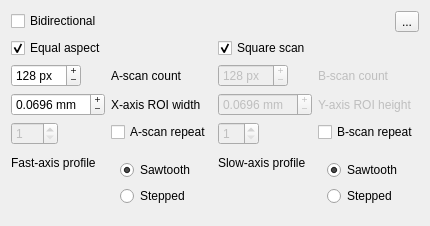
<?xml version="1.0" encoding="UTF-8"?>
<ui version="4.0">
 <class>DisplayWidget</class>
 <widget class="QWidget" name="DisplayWidget">
  <property name="geometry">
   <rect>
    <x>0</x>
    <y>0</y>
    <width>352</width>
    <height>171</height>
   </rect>
  </property>
  <layout class="QGridLayout" name="gridLayout">
   <item row="3" column="0">
    <layout class="QFormLayout" name="formX">
     <item row="0" column="0">
      <widget class="QSpinBox" name="spinACount">
       <property name="toolTip">
        <string>The number of A-scans in a B-scan</string>
       </property>
       <property name="buttonSymbols">
        <enum>QAbstractSpinBox::PlusMinus</enum>
       </property>
       <property name="suffix">
        <string> px</string>
       </property>
       <property name="minimum">
        <number>1</number>
       </property>
       <property name="maximum">
        <number>2400</number>
       </property>
       <property name="value">
        <number>128</number>
       </property>
      </widget>
     </item>
     <item row="0" column="1">
      <widget class="QLabel" name="labelACount">
       <property name="toolTip">
        <string>The number of A-scans in a B-scan</string>
       </property>
       <property name="text">
        <string>A-scan count</string>
       </property>
      </widget>
     </item>
     <item row="1" column="0">
      <widget class="QDoubleSpinBox" name="spinROIWidth">
       <property name="toolTip">
        <string>The length of the B-scan</string>
       </property>
       <property name="buttonSymbols">
        <enum>QAbstractSpinBox::PlusMinus</enum>
       </property>
       <property name="suffix">
        <string> mm</string>
       </property>
       <property name="decimals">
        <number>4</number>
       </property>
       <property name="minimum">
        <double>0.000100000000000</double>
       </property>
       <property name="singleStep">
        <double>0.001000000000000</double>
       </property>
       <property name="value">
        <double>0.069600000000000</double>
       </property>
      </widget>
     </item>
     <item row="1" column="1">
      <widget class="QLabel" name="labelROIWidth">
       <property name="toolTip">
        <string>The length of the B-scan</string>
       </property>
       <property name="text">
        <string>X-axis ROI width</string>
       </property>
      </widget>
     </item>
     <item row="2" column="0">
      <widget class="QSpinBox" name="spinARepeat">
       <property name="enabled">
        <bool>false</bool>
       </property>
       <property name="minimum">
        <number>1</number>
       </property>
       <property name="maximum">
        <number>999</number>
       </property>
      </widget>
     </item>
     <item row="2" column="1">
      <widget class="QCheckBox" name="checkARepeat">
       <property name="text">
        <string>A-scan repeat</string>
       </property>
      </widget>
     </item>
     <item row="3" column="0">
      <widget class="QLabel" name="labelFastAxisProfile">
       <property name="text">
        <string>Fast-axis profile</string>
       </property>
      </widget>
     </item>
     <item row="3" column="1">
      <widget class="QFrame" name="">
       <layout class="QVBoxLayout" name="FastAxisProfile">
        <item>
         <widget class="QRadioButton" name="radioXSaw">
          <property name="text">
           <string>Sawtooth</string>
          </property>
          <property name="checked">
           <bool>true</bool>
          </property>
          <property name="autoExclusive">
           <bool>true</bool>
          </property>
         </widget>
        </item>
        <item>
         <widget class="QRadioButton" name="radioXStep">
          <property name="text">
           <string>Stepped</string>
          </property>
          <property name="autoExclusive">
           <bool>true</bool>
          </property>
         </widget>
        </item>
       </layout>
      </widget>
     </item>
    </layout>
   </item>
   <item row="2" column="0">
    <widget class="QCheckBox" name="checkEqualAspect">
     <property name="text">
      <string>Equal aspect</string>
     </property>
     <property name="checked">
      <bool>true</bool>
     </property>
    </widget>
   </item>
   <item row="3" column="2">
    <layout class="QFormLayout" name="formY">
     <item row="0" column="0">
      <widget class="QSpinBox" name="spinBCount">
       <property name="enabled">
        <bool>false</bool>
       </property>
       <property name="toolTip">
        <string>The number of B-scans to acquire</string>
       </property>
       <property name="buttonSymbols">
        <enum>QAbstractSpinBox::PlusMinus</enum>
       </property>
       <property name="suffix">
        <string> px</string>
       </property>
       <property name="minimum">
        <number>1</number>
       </property>
       <property name="maximum">
        <number>3600</number>
       </property>
       <property name="value">
        <number>128</number>
       </property>
      </widget>
     </item>
     <item row="0" column="1">
      <widget class="QLabel" name="labelBcount">
       <property name="enabled">
        <bool>false</bool>
       </property>
       <property name="toolTip">
        <string>The number of B-scans to acquire</string>
       </property>
       <property name="text">
        <string>B-scan count</string>
       </property>
      </widget>
     </item>
     <item row="1" column="0">
      <widget class="QDoubleSpinBox" name="spinROIHeight">
       <property name="enabled">
        <bool>false</bool>
       </property>
       <property name="toolTip">
        <string>The width of the C-scan</string>
       </property>
       <property name="buttonSymbols">
        <enum>QAbstractSpinBox::PlusMinus</enum>
       </property>
       <property name="suffix">
        <string> mm</string>
       </property>
       <property name="decimals">
        <number>4</number>
       </property>
       <property name="minimum">
        <double>0.000100000000000</double>
       </property>
       <property name="singleStep">
        <double>0.001000000000000</double>
       </property>
       <property name="value">
        <double>0.069600000000000</double>
       </property>
      </widget>
     </item>
     <item row="1" column="1">
      <widget class="QLabel" name="labelROIHeight">
       <property name="enabled">
        <bool>false</bool>
       </property>
       <property name="toolTip">
        <string>The width of the C-scan</string>
       </property>
       <property name="text">
        <string>Y-axis ROI height</string>
       </property>
      </widget>
     </item>
     <item row="2" column="0">
      <widget class="QSpinBox" name="spinBRepeat">
       <property name="enabled">
        <bool>false</bool>
       </property>
       <property name="minimum">
        <number>1</number>
       </property>
      </widget>
     </item>
     <item row="2" column="1">
      <widget class="QCheckBox" name="checkBRepeat">
       <property name="text">
        <string>B-scan repeat</string>
       </property>
      </widget>
     </item>
     <item row="3" column="0">
      <widget class="QLabel" name="labelYProfile">
       <property name="text">
        <string>Slow-axis profile</string>
       </property>
      </widget>
     </item>
     <item row="3" column="1">
      <widget class="QFrame" name="">
       <layout class="QVBoxLayout" name="SlowAxisProfile">
        <item>
         <widget class="QRadioButton" name="radioYSaw">
          <property name="text">
           <string>Sawtooth</string>
          </property>
          <property name="checked">
           <bool>true</bool>
          </property>
          <property name="autoExclusive">
           <bool>true</bool>
          </property>
         </widget>
        </item>
        <item>
         <widget class="QRadioButton" name="radioYStep">
          <property name="text">
           <string>Stepped</string>
          </property>
          <property name="autoExclusive">
           <bool>true</bool>
          </property>
         </widget>
        </item>
       </layout>
      </widget>
     </item>
    </layout>
   </item>
   <item row="0" column="0">
    <widget class="QCheckBox" name="checkBidirectional">
     <property name="text">
      <string>Bidirectional</string>
     </property>
    </widget>
   </item>
   <item row="0" column="2">
    <widget class="QToolButton" name="toolButton">
     <property name="layoutDirection">
      <enum>Qt::RightToLeft</enum>
     </property>
     <property name="text">
      <string>...</string>
     </property>
    </widget>
   </item>
   <item row="2" column="2">
    <widget class="QCheckBox" name="checkSquareScan">
     <property name="text">
      <string>Square scan</string>
     </property>
     <property name="checked">
      <bool>true</bool>
     </property>
    </widget>
   </item>
  </layout>
 </widget>
 <resources/>
 <connections/>
</ui>
